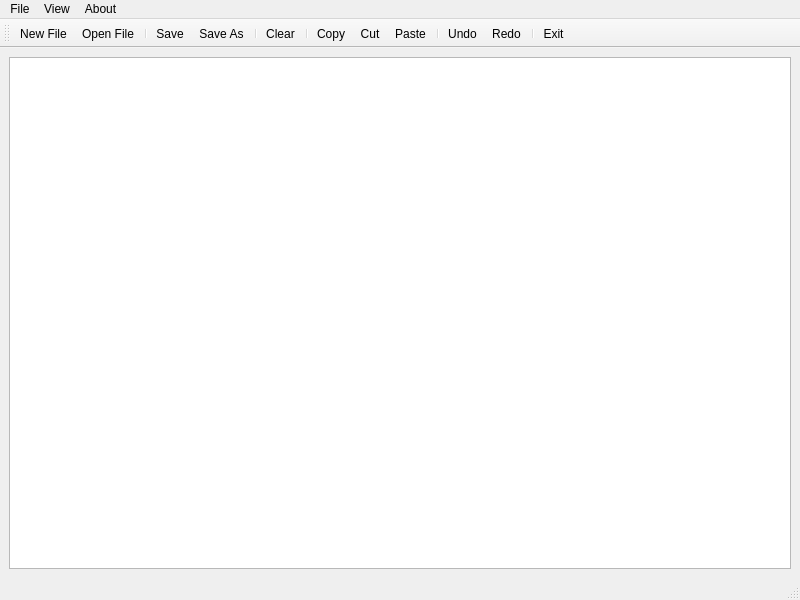
<?xml version="1.0" encoding="UTF-8"?>
<ui version="4.0">
 <class>MainWindow</class>
 <widget class="QMainWindow" name="MainWindow">
  <property name="geometry">
   <rect>
    <x>0</x>
    <y>0</y>
    <width>800</width>
    <height>600</height>
   </rect>
  </property>
  <property name="windowTitle">
   <string>MainWindow</string>
  </property>
  <widget class="QWidget" name="centralwidget">
   <layout class="QVBoxLayout" name="verticalLayout">
    <item>
     <widget class="QTextEdit" name="screen"/>
    </item>
   </layout>
  </widget>
  <widget class="QMenuBar" name="menubar">
   <property name="geometry">
    <rect>
     <x>0</x>
     <y>0</y>
     <width>800</width>
     <height>22</height>
    </rect>
   </property>
   <widget class="QMenu" name="menuFile">
    <property name="title">
     <string>File</string>
    </property>
    <addaction name="actionNew_File"/>
    <addaction name="actionOpen_File"/>
    <addaction name="separator"/>
    <addaction name="actionSave"/>
    <addaction name="actionSave_As"/>
    <addaction name="separator"/>
   </widget>
   <widget class="QMenu" name="menuView">
    <property name="title">
     <string>View</string>
    </property>
    <addaction name="actionCopy"/>
    <addaction name="actionCut"/>
    <addaction name="actionPaste"/>
    <addaction name="separator"/>
    <addaction name="actionUndo"/>
    <addaction name="actionRedo"/>
    <addaction name="separator"/>
    <addaction name="actionClear"/>
   </widget>
   <widget class="QMenu" name="menuAbout">
    <property name="title">
     <string>About</string>
    </property>
    <addaction name="actionAbout"/>
    <addaction name="separator"/>
    <addaction name="actionExit_3"/>
   </widget>
   <addaction name="menuFile"/>
   <addaction name="menuView"/>
   <addaction name="menuAbout"/>
  </widget>
  <widget class="QStatusBar" name="statusbar"/>
  <widget class="QToolBar" name="toolBar">
   <property name="windowTitle">
    <string>toolBar</string>
   </property>
   <attribute name="toolBarArea">
    <enum>TopToolBarArea</enum>
   </attribute>
   <attribute name="toolBarBreak">
    <bool>false</bool>
   </attribute>
   <addaction name="actionNew_File"/>
   <addaction name="actionOpen_File"/>
   <addaction name="separator"/>
   <addaction name="actionSave"/>
   <addaction name="actionSave_As"/>
   <addaction name="separator"/>
   <addaction name="actionClear"/>
   <addaction name="separator"/>
   <addaction name="actionCopy"/>
   <addaction name="actionCut"/>
   <addaction name="actionPaste"/>
   <addaction name="separator"/>
   <addaction name="actionUndo"/>
   <addaction name="actionRedo"/>
   <addaction name="separator"/>
   <addaction name="actionExit_3"/>
  </widget>
  <action name="actionNew_File">
   <property name="icon">
    <iconset resource="resources.qrc">
     <normaloff>:/img/Images/new-document.png</normaloff>:/img/Images/new-document.png</iconset>
   </property>
   <property name="text">
    <string>New File</string>
   </property>
  </action>
  <action name="actionOpen_File">
   <property name="icon">
    <iconset resource="resources.qrc">
     <normaloff>:/img/Images/open.png</normaloff>:/img/Images/open.png</iconset>
   </property>
   <property name="text">
    <string>Open File</string>
   </property>
  </action>
  <action name="actionExit">
   <property name="icon">
    <iconset resource="resources.qrc">
     <normaloff>:/img/Images/close.png</normaloff>:/img/Images/close.png</iconset>
   </property>
   <property name="text">
    <string>Exit</string>
   </property>
  </action>
  <action name="actionCopy">
   <property name="icon">
    <iconset resource="resources.qrc">
     <normaloff>:/img/Images/copy.png</normaloff>:/img/Images/copy.png</iconset>
   </property>
   <property name="text">
    <string>Copy</string>
   </property>
  </action>
  <action name="actionPaste">
   <property name="icon">
    <iconset resource="resources.qrc">
     <normaloff>:/img/Images/paste.png</normaloff>:/img/Images/paste.png</iconset>
   </property>
   <property name="text">
    <string>Paste</string>
   </property>
  </action>
  <action name="actionCut">
   <property name="icon">
    <iconset resource="resources.qrc">
     <normaloff>:/img/Images/cut-31.png</normaloff>:/img/Images/cut-31.png</iconset>
   </property>
   <property name="text">
    <string>Cut</string>
   </property>
  </action>
  <action name="actionExit_2">
   <property name="icon">
    <iconset resource="resources.qrc">
     <normaloff>:/img/Images/close.png</normaloff>:/img/Images/close.png</iconset>
   </property>
   <property name="text">
    <string>Exit</string>
   </property>
  </action>
  <action name="actionAbout">
   <property name="icon">
    <iconset resource="resources.qrc">
     <normaloff>:/img/Images/information-button.png</normaloff>:/img/Images/information-button.png</iconset>
   </property>
   <property name="text">
    <string>About</string>
   </property>
  </action>
  <action name="actionExit_3">
   <property name="icon">
    <iconset resource="resources.qrc">
     <normaloff>:/img/Images/close.png</normaloff>:/img/Images/close.png</iconset>
   </property>
   <property name="text">
    <string>Exit</string>
   </property>
  </action>
  <action name="actionSave">
   <property name="icon">
    <iconset resource="resources.qrc">
     <normaloff>:/img/Images/save.png</normaloff>:/img/Images/save.png</iconset>
   </property>
   <property name="text">
    <string>Save</string>
   </property>
  </action>
  <action name="actionSave_As">
   <property name="icon">
    <iconset resource="resources.qrc">
     <normaloff>:/img/Images/save-as.png</normaloff>:/img/Images/save-as.png</iconset>
   </property>
   <property name="text">
    <string>Save As</string>
   </property>
  </action>
  <action name="actionUndo">
   <property name="icon">
    <iconset resource="resources.qrc">
     <normaloff>:/img/Images/undo.png</normaloff>:/img/Images/undo.png</iconset>
   </property>
   <property name="text">
    <string>Undo</string>
   </property>
  </action>
  <action name="actionRedo">
   <property name="icon">
    <iconset resource="resources.qrc">
     <normaloff>:/img/Images/redo.png</normaloff>:/img/Images/redo.png</iconset>
   </property>
   <property name="text">
    <string>Redo</string>
   </property>
  </action>
  <action name="actionClear">
   <property name="icon">
    <iconset resource="resources.qrc">
     <normaloff>:/img/Images/clear.png</normaloff>:/img/Images/clear.png</iconset>
   </property>
   <property name="text">
    <string>Clear</string>
   </property>
  </action>
 </widget>
 <resources>
  <include location="resources.qrc"/>
 </resources>
 <connections/>
</ui>
